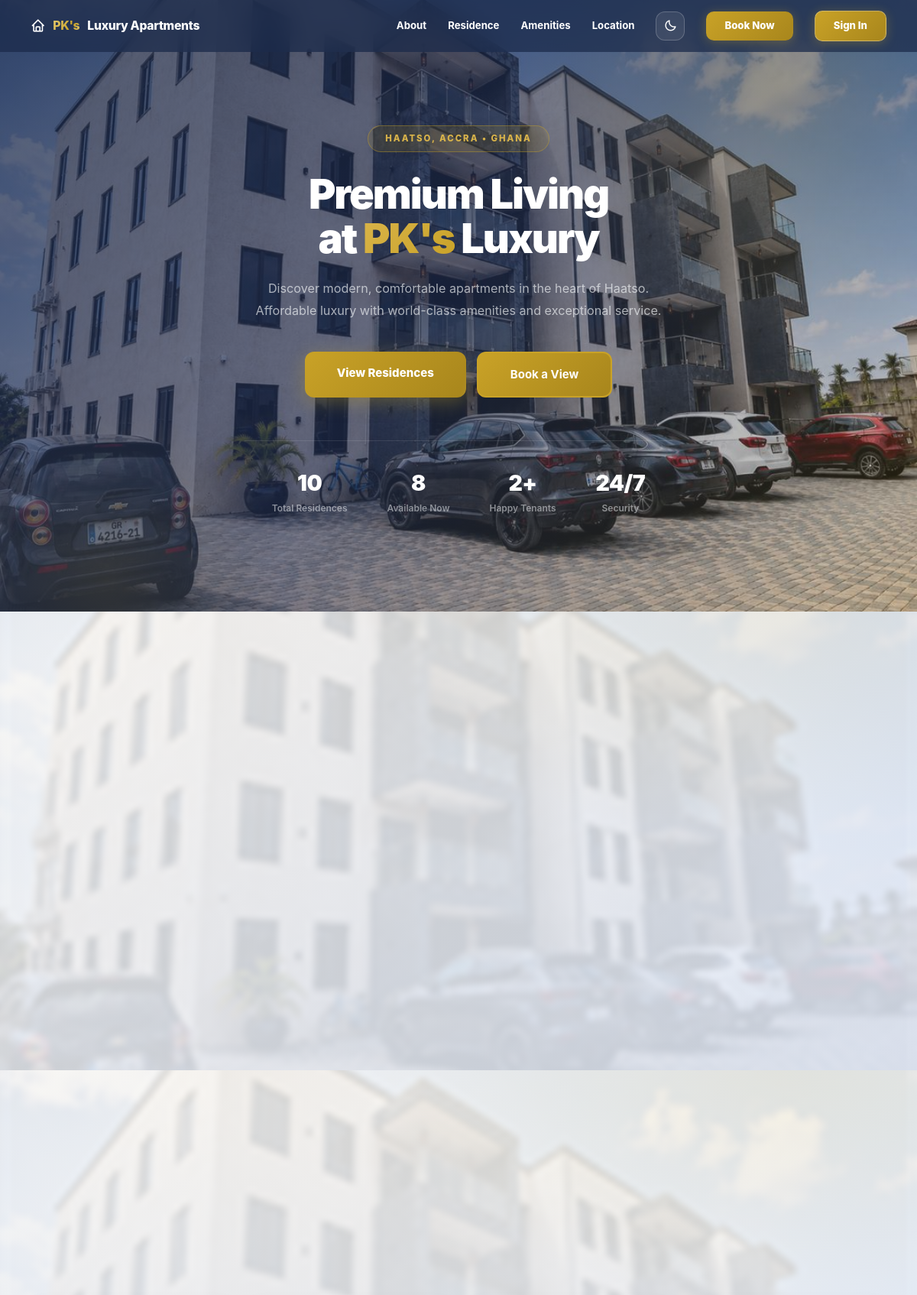
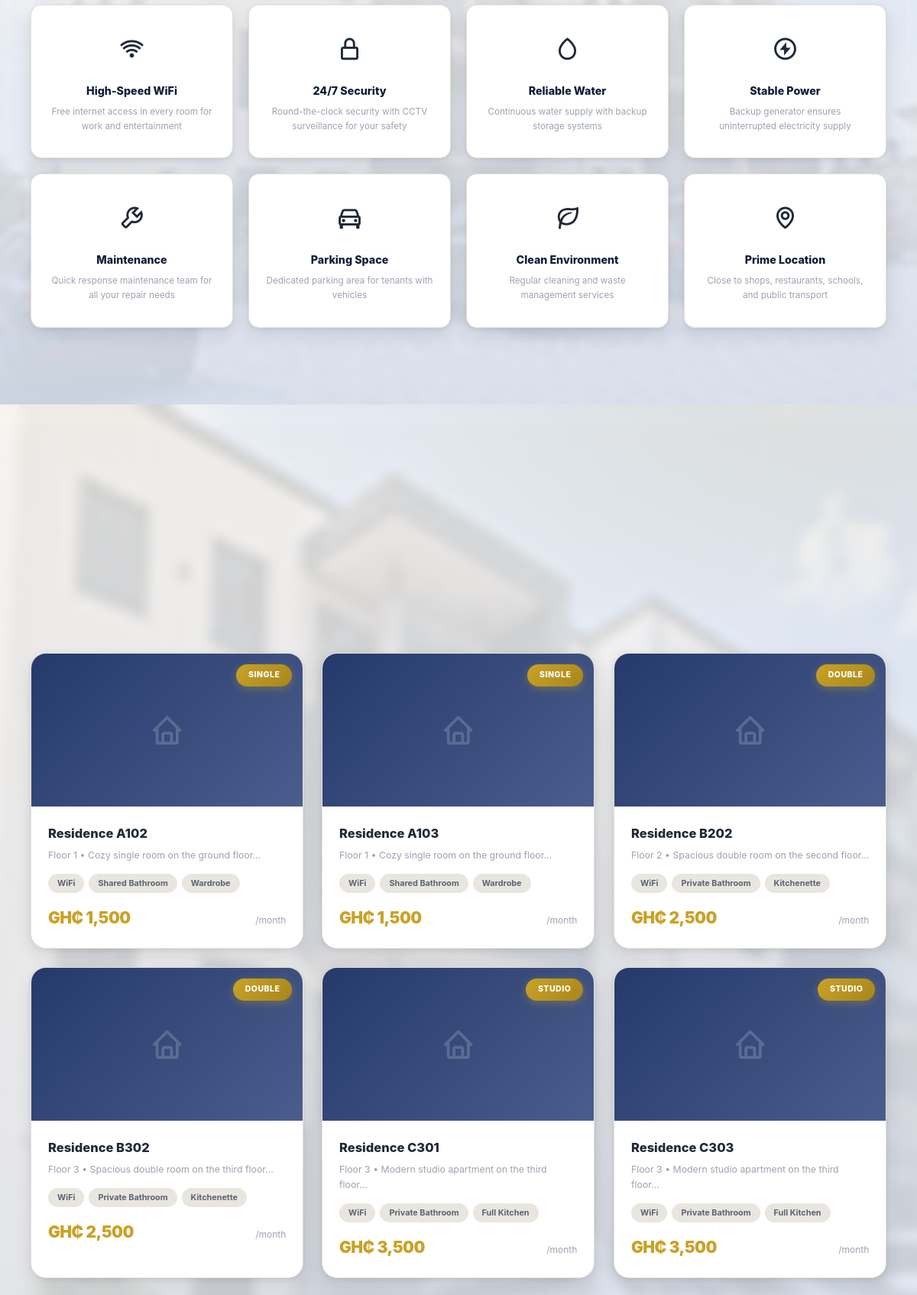
The page / (upper part) on the database its author committed (2 pictures, top to bottom).
### tables this page shows
CREATE TABLE rooms (
    id INT AUTO_INCREMENT PRIMARY KEY,
    room_number VARCHAR(10) UNIQUE NOT NULL,
    room_type VARCHAR(50) NOT NULL DEFAULT 'single',
    floor INT DEFAULT 1,
    size_sqm DECIMAL(6,2),
    rental_price DECIMAL(10,2) NOT NULL,
    status ENUM('available', 'occupied', 'maintenance') DEFAULT 'available',
    image VARCHAR(255) DEFAULT NULL,
    description TEXT,
    amenities TEXT,
    created_at TIMESTAMP DEFAULT CURRENT_TIMESTAMP
);

### config/database.php (called while the page is built, shortened)
<?php
function sanitize($input) {
    return htmlspecialchars(trim($input), ENT_QUOTES, 'UTF-8');
}

### index.php (the view, shortened to what this page needs)
<?php
require_once __DIR__ . '/config/database.php';
$db = getDB();
$availableRooms = $db->query("SELECT r.*, rt.charge_period FROM rooms r LEFT JOIN room_types rt ON rt.name = r.room_type WHERE r.status = 'available' ORDER BY r.rental_price ASC")->fetchAll();
$totalRooms = $db->query("SELECT COUNT(*) FROM rooms")->fetchColumn();
$occupiedRooms = $db->query("SELECT COUNT(*) FROM rooms WHERE status='occupied'")->fetchColumn();
$maintenanceRooms = $db->query("SELECT COUNT(*) FROM rooms WHERE status='maintenance'")->fetchColumn();
$totalTenants = $db->query("SELECT COUNT(*) FROM users WHERE role='tenant' AND is_active=1")->fetchColumn();
?>
<!DOCTYPE html>
<html lang="en">
<head>
    <link rel="stylesheet" href="https://unpkg.com/boxicons@2.1.4/css/boxicons.min.css">
    <link rel="stylesheet" href="css/style.css?v=19">
</head>
<body style="background:#fff;">
<nav class="booking-nav" id="bookingNav">
    <div class="booking-nav-brand">
        <i class='bx bx-home' style="font-size:1.3rem;"></i> <span class="brand-gold">PK's</span> Luxury Apartments
    </div>
    <div class="booking-nav-links">
        <a href="#about">About</a>
        <a href="#rooms">Residence</a>
        <a href="#amenities">Amenities</a>
        <a href="#location">Location</a>
        <button class="theme-toggle" id="themeToggle" onclick="toggleTheme()" title="Toggle dark mode" style="background:rgba(255,255,255,0.08);border-color:rgba(255,255,255,0.2);color:#fff;">
            <i class='bx bx-moon'></i>
        </button>
        <a href="javascript:void(0)" class="btn-signin" onclick="openBookingModal()">Book Now</a>
        <a href="login.php" class="btn-signin" style="background:transparent;border:1.5px solid rgba(255,255,255,0.3);">Sign In</a>
    </div>
</nav>
<section class="booking-hero" id="home" style="background:linear-gradient(135deg, rgba(27,42,74,0.78) 0%, rgba(37,52,90,0.62) 50%, rgba(201,162,39,0.18) 100%), url('uploads/pk2.jpg') center/cover no-repeat;">
    <div class="booking-hero-content">
        <div class="booking-hero-badge">Haatso, Accra &bull; Ghana</div>
        <h1>Premium Living<br>at <span>PK's</span> Luxury</h1>
        <p>Discover modern, comfortable apartments in the heart of Haatso. Affordable luxury with world-class amenities and exceptional service.</p>
        <div class="booking-hero-actions">
            <a href="#rooms" class="btn-hero-primary">View Residences</a>
            <a href="javascript:void(0)" class="btn-hero-outline" onclick="openBookingModal()" style="background:linear-gradient(135deg, var(--accent), var(--accent-dark));border-color:var(--accent);color:#fff;">Book a View</a>
        </div>
        <div class="booking-hero-stats">
            <div class="booking-hero-stat">
                <h3><?= $totalRooms ?></h3>
                <p>Total Residences</p>
            </div>
            <div class="booking-hero-stat">
                <h3><?= $totalRooms - $occupiedRooms - $maintenanceRooms ?></h3>
                <p>Available Now</p>
            </div>
            <div class="booking-hero-stat">
                <h3><?= $totalTenants ?>+</h3>
                <p>Happy Tenants</p>
            </div>
            <div class="booking-hero-stat">
                <h3>24/7</h3>
                <p>Security</p>
            </div>
        </div>
    </div>
</section>
<section class="booking-section" id="about">
    <div class="booking-container">
        <div class="about-grid">
        </div>
    </div>
</section>
<section class="booking-section booking-section-dark" id="amenities">
    <div class="booking-container">
        <div class="amenities-grid stagger">
            <div class="amenity-card">
                <div class="amenity-icon"><i class='bx bx-wifi'></i></div>
                <h4>High-Speed WiFi</h4>
                <p>Free internet access in every room for work and entertainment</p>
            </div>
            <div class="amenity-card">
                <div class="amenity-icon"><i class='bx bx-lock-alt'></i></div>
                <h4>24/7 Security</h4>
                <p>Round-the-clock security with CCTV surveillance for your safety</p>
            </div>
            <div class="amenity-card">
                <div class="amenity-icon"><i class='bx bx-droplet'></i></div>
                <h4>Reliable Water</h4>
                <p>Continuous water supply with backup storage systems</p>
            </div>
            <div class="amenity-card">
                <div class="amenity-icon"><i class='bx bx-bolt-circle'></i></div>
                <h4>Stable Power</h4>
                <p>Backup generator ensures uninterrupted electricity supply</p>
            </div>
            <div class="amenity-card">
                <div class="amenity-icon"><i class='bx bx-wrench'></i></div>
                <h4>Maintenance</h4>
                <p>Quick response maintenance team for all your repair needs</p>
            </div>
            <div class="amenity-card">
                <div class="amenity-icon"><i class='bx bx-car'></i></div>
                <h4>Parking Space</h4>
                <p>Dedicated parking area for tenants with vehicles</p>
            </div>
            <div class="amenity-card">
                <div class="amenity-icon"><i class='bx bx-leaf'></i></div>
                <h4>Clean Environment</h4>
                <p>Regular cleaning and waste management services</p>
            </div>
            <div class="amenity-card">
                <div class="amenity-icon"><i class='bx bx-map'></i></div>
                <h4>Prime Location</h4>
                <p>Close to shops, restaurants, schools, and public transport</p>
            </div>
        </div>
    </div>
</section>
<section class="booking-section" id="rooms">
    <div class="booking-container">
        <?php if ($availableRooms): ?>
        <div class="room-showcase-grid stagger">
            <?php foreach ($availableRooms as $r):
                $hasImg = !empty($r['image']) && is_file(__DIR__ . '/uploads/rooms/' . $r['image']);
                $amenityList = array_slice(explode(',', $r['amenities'] ?? ''), 0, 3);
            ?>
            <div class="room-showcase-card" data-gallery="<?= sanitize(json_encode($r['gallery'])) ?>" data-title="Residence <?= sanitize($r['room_number']) ?>" onclick="openRoomSlideshow(this)">
                <div class="room-showcase-img">
                        <?php if ($hasImg): ?>
                        <img src="uploads/rooms/<?= sanitize($r['image']) ?>" alt="Residence <?= sanitize($r['room_number']) ?>">
                    <?php else: ?>
                        <i class='bx bx-home' style="font-size:3rem;"></i>
                    <?php endif; ?>
                    <span class="room-showcase-badge"><?= ucfirst($r['room_type']) ?></span>
                </div>
                <div class="room-showcase-body">
                    <h4>Residence <?= sanitize($r['room_number']) ?></h4>
                    <div class="meta">
                        Floor <?= $r['floor'] ?>
                        <?= $r['description'] ? ' &bull; ' . sanitize(substr($r['description'], 0, 50)) . '...' : '' ?>
                    </div>
                    <?php if ($amenityList): ?>
                    <div class="room-showcase-amenities">
                        <?php foreach ($amenityList as $a): ?>
                            <span><?= sanitize(trim($a)) ?></span>
                        <?php endforeach; ?>
                    </div>
                    <?php endif; ?>
                    <div class="room-showcase-price">
                        <span class="price">GH&#8373; <?= number_format($r['rental_price'], 0) ?></span>
                        <span class="period">/<?= ($r['charge_period'] ?? 'monthly') === 'daily' ? 'day' : 'month' ?></span>
                    </div>
                </div>
            </div>
            <?php endforeach; ?>
        </div>
        <?php else: ?>
        <div style="text-align:center;padding:40px;color:var(--text-muted);">
            <p>All residences are currently occupied. Check back soon or submit a booking request to be notified when residences become available.</p>
        </div>
        <?php endif; ?>
    </div>
</section>
</body>
</html>

### rows shown on the page
rooms: room_type "SINGLE", room_number "A102", floor "1", description "Cozy single room on the ground floor", amenities "WiFi", amenities "Shared Bathroom", amenities "Wardrobe", rental_price "1,500"
rooms: room_type "SINGLE", room_number "A103", floor "1", description "Cozy single room on the ground floor", amenities "WiFi", amenities "Shared Bathroom", amenities "Wardrobe", rental_price "1,500"
rooms: room_type "DOUBLE", room_number "B202", floor "2", description "Spacious double room on the second floor", amenities "WiFi", amenities "Private Bathroom", amenities "Kitchenette", rental_price "2,500"
rooms: room_type "DOUBLE", room_number "B302", floor "3", description "Spacious double room on the third floor", amenities "WiFi", amenities "Private Bathroom", amenities "Kitchenette", rental_price "2,500"
rooms: room_type "STUDIO", room_number "C301", floor "3", description "Modern studio apartment on the third floor", amenities "WiFi", amenities "Private Bathroom", amenities "Full Kitchen", rental_price "3,500"
rooms: room_type "STUDIO", room_number "C303", floor "3", description "Modern studio apartment on the third floor", amenities "WiFi", amenities "Private Bathroom", amenities "Full Kitchen", rental_price "3,500"

### other values the page prints
$totalRooms "10"
$totalRooms - $occupiedRooms - $maintenanceRooms "8"
$totalTenants "2"
